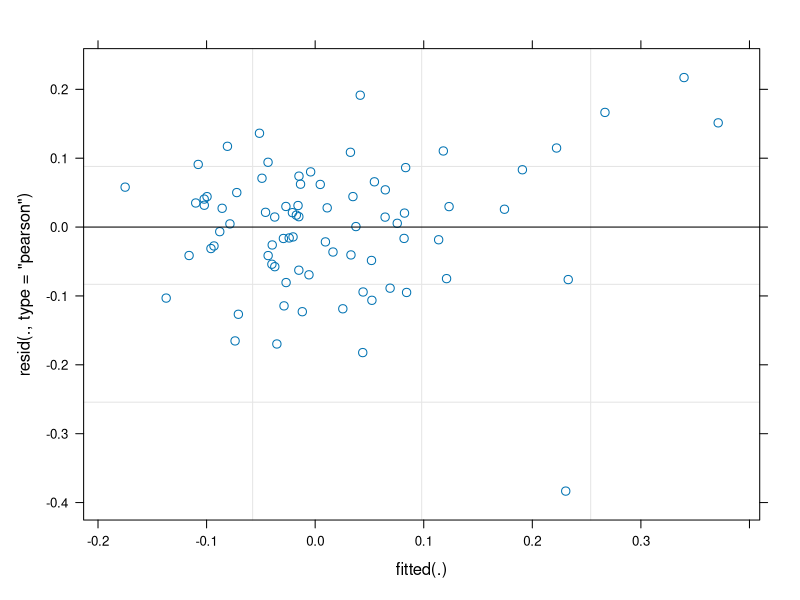
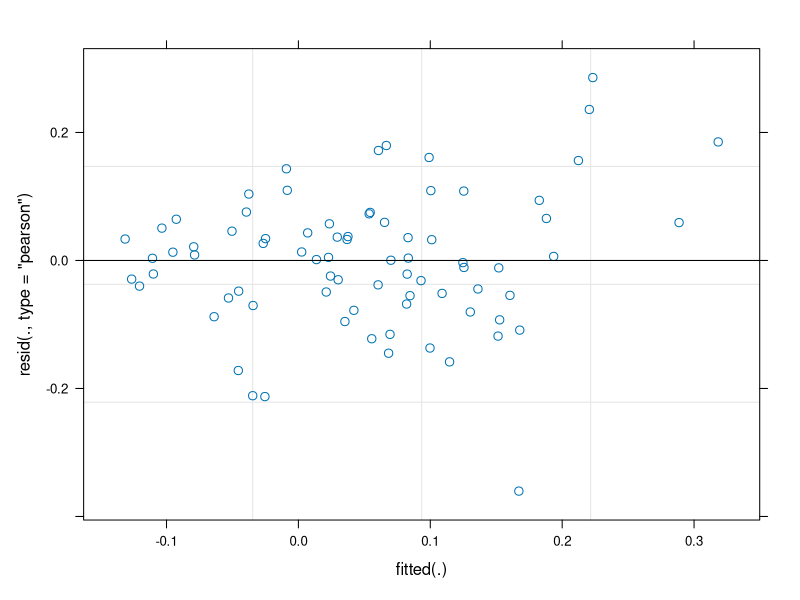
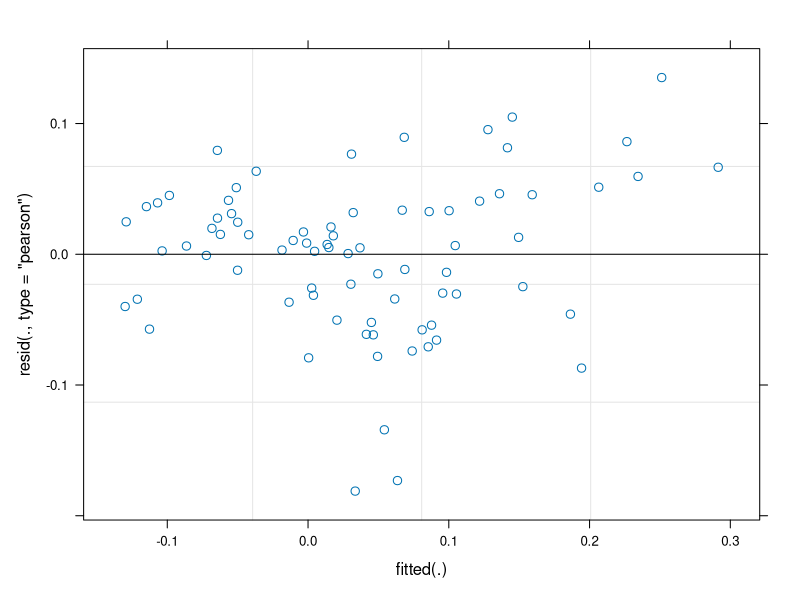

The R source for these figures, in order: (Note: this script raises an error after producing the figures.)
#### Humac analysis pre vs. post sixth RT session


## Author: Kristian Lian ans Sara Moen

# Purpose: This script plots mean torque per supplement (both through intervention and pre vs. post) results from the ribose project, 
# and analyses the data per test (isometric, isokinetic 60, isokinetic 240) in a linear model.

## Time-points
# D-1: Baseline, before any supplementation or training
# D4, D5, D8 and D9: Day 4, 5, 8 and 9 of the intervention, humac testing of the leg that performed
# RT the preceding day
# T3: Post testing leg #1 (leg that started the intervention). Leg #1 is tested four times at T3/T4:
# Test 1 leg 1: 1.5hrs after protein ingestion, 45min before RT (T3)
# Test 2 leg 1: 30min after RT (T3)
# Test 3 leg 1: 2hrs after RT (T3)
# Test 4 leg 1: ~23hrs after RT (T4)
# Test 1 serve as a post test for the 5 RT sessions and pre test before the sixth session, test 2,
# 3, and 4 serve as post test following sixth session
# T4 and 13 follow the same design for leg #2

## Data
# Date of testing
# Subject
# Test type: isok.60 (isokinetic 60), isok.240 (isokinetic 240), isom (isometric)
# Peak.torque: Highest peak torque from each test
# Leg: left or right leg
# Supplement: glucose or placebo

# Packages
library(readxl)
library(tidyverse)
library(nlme)
library(lme4)
library(broom)
library(knitr)
library(emmeans)
library(ggplot2)
library(ggpubr)



## Data handling

humac <- read_excel("data/results/ribose.humac.xlsx") %>%
        
        mutate(time = if_else(timepoint == "D-1", 
                              "baseline", 
                              if_else(timepoint %in% c("D4", "D5"), 
                                      "test1", 
                                      if_else(timepoint %in% c("D8", "D9"), 
                                              "test2", 
                                              if_else(timepoint %in% c("T3", "T4") & acute %in% c("rest", "post30min", "post2h"),
                                                      "test3",
                                                      if_else(acute == "post23h", "test4", timepoint)))))) %>%
        mutate(time = factor(time, levels = c("baseline", "test1", "test2", "test3", "test4")), 
               acute = factor(acute, levels = c("rest", "post30min", "post2h", "post23h")), 
               supplement = factor(supplement, levels = c("placebo", "glucose"))) %>%
        print()


## Change data

# Isometric
isom.dat <- humac %>%
        filter(test == "isom",
               time %in% c("test3", "test4")) %>%
        print()

change_dat4 <- isom.dat %>%
        dplyr::select(subject, acute, supplement, peak.torque) %>%
        group_by(subject, acute, supplement) %>%
        summarise(peak.torque = mean(peak.torque, na.rm = TRUE)) %>%
        pivot_wider(names_from = acute, 
                    values_from = peak.torque) %>%
        #print()
        
        ungroup() %>%
        mutate(change.2 = log(post30min)-log(rest),
               change.3 = log(post2h)-log(rest),
               change.4 = log(post23h)-log(rest),
               baseline = rest - mean(rest, na.rm = TRUE),
               supplement = factor(supplement, levels = c("placebo", "glucose"))) %>%
        select(subject, supplement, baseline, change.2, change.3, change.4) %>%
        pivot_longer(names_to = "time",
                     values_to = "change",
                     cols = (change.2:change.4)) %>%
        print()

# Isok.60

isok60.dat <- humac %>%
        filter(test == "isok.60",
               time %in% c("test3", "test4")) %>%
        print()

change_dat5 <- isok60.dat %>%
        dplyr::select(subject, acute, supplement, peak.torque) %>%
        group_by(subject, acute, supplement) %>%
        summarise(peak.torque = mean(peak.torque, na.rm = TRUE)) %>%
        pivot_wider(names_from = acute, 
                    values_from = peak.torque) %>%
        #print()
        
        ungroup() %>%
        mutate(change.2 = log(post30min)-log(rest),
               change.3 = log(post2h)-log(rest),
               change.4 = log(post23h)-log(rest),
               baseline = rest - mean(rest, na.rm = TRUE),
               supplement = factor(supplement, levels = c("placebo", "glucose"))) %>%
        select(subject, supplement, baseline, change.2, change.3, change.4) %>%
        pivot_longer(names_to = "time",
                     values_to = "change",
                     cols = (change.2:change.4)) %>%
        print()

## Isok.240

isok240.dat <- humac %>%
        filter(test == "isok.240",
               time %in% c("test3", "test4")) %>%
        print()

change_dat6 <- isok240.dat %>%
        dplyr::select(subject, acute, supplement, peak.torque) %>%
        group_by(subject, acute, supplement) %>%
        summarise(peak.torque = mean(peak.torque, na.rm = TRUE)) %>%
        pivot_wider(names_from = acute, 
                    values_from = peak.torque) %>%
        #print()
        
        ungroup() %>%
        mutate(change.2 = log(post30min)-log(rest),
               change.3 = log(post2h)-log(rest),
               change.4 = log(post23h)-log(rest),
               baseline = rest - mean(rest, na.rm = TRUE),
               supplement = factor(supplement, levels = c("placebo", "glucose"))) %>%
        select(subject, supplement, baseline, change.2, change.3, change.4) %>%
        pivot_longer(names_to = "time",
                     values_to = "change",
                     cols = (change.2:change.4)) %>%
        print()


## Create a model
# This model tries to explain the change by time and supplement, accounting for baseline.
# It produces results on both the time effect and the difference between the groups at any timepoint

# Mean of all subjects 

# Isometric
m4 <- lmerTest::lmer(change ~ 0 + baseline + time + supplement:time + (1|subject),
                     data = change_dat4)
plot(m4)

summary(m4)

# Isok.60
m5 <- lmerTest::lmer(change ~ 0 + baseline + time + supplement:time + (1|subject),
                     data = change_dat5)
plot(m5)

summary(m5)

# Isok.240
m6 <- lmerTest::lmer(change ~ 0 + baseline + time + supplement:time + (1|subject),
                     data = change_dat6)
plot(m6)

summary(m6)

### Get estimated means from the model, these are average increase at 
# pre = 0 (the average pre value)
# remember that these are absolute (kg) values (changeble in the mutate function)

# Isometric

confint.m4 <- confint(emmeans(m4, specs = ~"supplement|time")) %>%
        data.frame() %>%
        print()

# Isok.60

confint.m5 <- confint(emmeans(m5, specs = ~"supplement|time")) %>%
        data.frame()

# Isok.240

confint.m6 <- confint(emmeans(m6, specs = ~"supplement|time")) %>%
        data.frame()

## Emmeans figure 

pos <- position_dodge(width = 0.2)

## Emmeans % change

#isometric
m4change <- confint.m4 %>%
        mutate(change.m4 = (exp(emmean) -1)*100) %>%
        print()
#isok.60
m5change <- confint.m5 %>%
        mutate(change.m5 = (exp(emmean) -1)*100) %>%
        print()

#isok.240
m6change <- confint.m6 %>%
        mutate(change.m6 = (exp(emmean) -1)*100) %>%
        print()

# Isom

m4.plot <- m4change %>%
        data.frame() %>%
        add_row(supplement = "placebo", time = "change.1", emmean = 0, SE = 0, df = 0, lower.CL = 0, upper.CL = 0, .before =1) %>%
        add_row(supplement = "glucose", time = "change.1", emmean = 0, SE = 0, df = 0, lower.CL = 0, upper.CL = 0, .before =2) %>%
        ggplot(aes(time, emmean, group = supplement,)) +
        geom_errorbar(aes(ymin = lower.CL, ymax = upper.CL),
                      position = pos,
                      width = 0.2) +
        geom_line(position = pos, aes(linetype = supplement)) +
        geom_point(shape = 18, position = pos, size = 3, aes(color = supplement)) +
        scale_x_discrete(labels=c("change.1" = "B", "change.2" = "30min", "change.3" = "2hr",
                                  "change.4" = "23hr")) +
        labs(x = "", y = "Isometric \n(%log change)\n", fill = "Supplement") +
        theme_classic() +
        theme(axis.text.x = element_text(angle = 45, hjust = 1))



# Isok 60

m5.plot <- m5change %>%
        data.frame() %>%
        add_row(supplement = "placebo", time = "change.1", emmean = 0, SE = 0, df = 0, lower.CL = 0, upper.CL = 0, .before =1) %>%
        add_row(supplement = "glucose", time = "change.1", emmean = 0, SE = 0, df = 0, lower.CL = 0, upper.CL = 0, .before =2) %>%
        ggplot(aes(time, emmean, group = supplement)) +
        geom_errorbar(aes(ymin = lower.CL, ymax = upper.CL),
                      position = pos,
                      width = 0.2) +
        geom_line(position = pos, aes(linetype = supplement)) +
        geom_point(shape = 18, position = pos, size = 3, aes(color = supplement)) +
        scale_x_discrete(labels=c("change.1" = "B", "change.2" = "30min", "change.3" = "2hr",
                                  "change.4" = "23hr")) +
        labs(x = "", y = "Isokinetic 60 \n(%log change)\n", fill = "Supplement") +
        theme_classic() +
        theme(axis.text.x = element_text(angle = 45, hjust = 1))


# Isok 240

m6.plot <- m6change %>%
        data.frame() %>%
        add_row(supplement = "placebo", time = "change.1", emmean = 0, SE = 0, df = 0, lower.CL = 0, upper.CL = 0, .before =1) %>%
        add_row(supplement = "glucose", time = "change.1", emmean = 0, SE = 0, df = 0, lower.CL = 0, upper.CL = 0, .before =2) %>%
        ggplot(aes(time, emmean, group = supplement)) +
        geom_errorbar(aes(ymin = lower.CL, ymax = upper.CL),
                      position = pos,
                      width = 0.2) +
        geom_line(position = pos, aes(linetype =  supplement)) +
        geom_point(shape = 18, position = pos, size = 3, aes(color = supplement)) +
        scale_x_discrete(labels=c("change.1" = "B", "change.2" = "30min", "change.3" = "2hr",
                                  "change.4" = "23hr")) +
        labs(x = "", y = "Isokinetic 240 \n(%log change)\n", fill = "Supplement") +
        theme_classic() +
        theme(axis.text.x = element_text(angle = 45, hjust = 1))


#take all plots into 1 plot, names alphabetically
isopost <- ggarrange(m5.plot, m6.plot, m4.plot,
                       labels = c("A", "B", "C"),
                       ncol = 2, nrow = 2,
                     align = c("hv"),
                       common.legend = TRUE, legend = "top")

isopostfigure <- annotate_figure(isopost,
                top = text_grob("Isokinetic and isometric post test", face = "bold"),
                fig.lab = "Figure 6", fig.lab.face = "bold")


saveRDS(isopostfigure, "./data/derdata/analysis_training/isopostchange.RDS")
